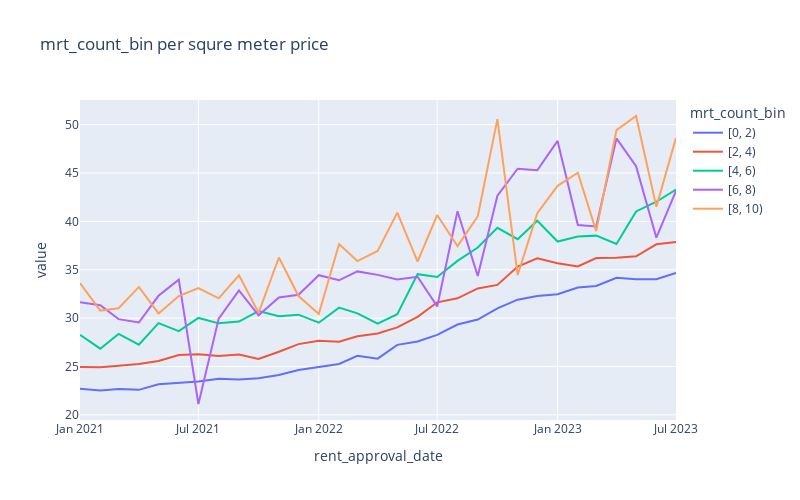

Notebook source saved alongside this figure:
### Code cell
train_df_cleaned_final['mrt_count_bin'] = bin_values(train_df_cleaned_final['near_mrt_count'], step_size=2, right_bound=10, transformation_function=lambda x:  x)
plot_psqm_trend(train_df_cleaned_final, 'mrt_count_bin')

### Figure 1 — Plotly figure (JSON) as saved in the notebook; plotly's stock layout.template omitted (floating-point values rounded to 4 significant figures)
{"data": [{"hovertemplate": "mrt_count_bin=[0, 2)<br>rent_approval_date=%{x}<br>value=%{y}<extra></extra>", "legendgroup": "[0, 2)", "line": {"color": "#636efa", "dash": "solid"}, "marker": {"symbol": "circle"}, "mode": "lines", "name": "[0, 2)", "orientation": "v", "showlegend": true, "type": "scatter", "x": ["2021-01", "2021-02", "2021-03", "2021-04", "2021-05", "2021-06", "2021-07", "2021-08", "2021-09", "2021-10", "2021-11", "2021-12", "2022-01", "2022-02", "2022-03", "2022-04", "2022-05", "2022-06", "2022-07", "2022-08", "2022-09", "2022-10", "2022-11", "2022-12", "2023-01", "2023-02", "2023-03", "2023-04", "2023-05", "2023-06", "2023-07"], "xaxis": "x", "y": [22.69, 22.52, 22.67, 22.58, 23.16, 23.32, 23.45, 23.74, 23.65, 23.78, 24.13, 24.64, 24.98, 25.26, 26.11, 25.81, 27.24, 27.58, 28.26, 29.34, 29.85, 31.0, 31.9, 32.28, 32.47, 33.16, 33.32, 34.18, 34.02, 34.01, 34.67], "yaxis": "y"}, {"hovertemplate": "mrt_count_bin=[2, 4)<br>rent_approval_date=%{x}<br>value=%{y}<extra></extra>", "legendgroup": "[2, 4)", "line": {"color": "#EF553B", "dash": "solid"}, "marker": {"symbol": "circle"}, "mode": "lines", "name": "[2, 4)", "orientation": "v", "showlegend": true, "type": "scatter", "x": ["2021-01", "2021-02", "2021-03", "2021-04", "2021-05", "2021-06", "2021-07", "2021-08", "2021-09", "2021-10", "2021-11", "2021-12", "2022-01", "2022-02", "2022-03", "2022-04", "2022-05", "2022-06", "2022-07", "2022-08", "2022-09", "2022-10", "2022-11", "2022-12", "2023-01", "2023-02", "2023-03", "2023-04", "2023-05", "2023-06", "2023-07"], "xaxis": "x", "y": [24.94, 24.93, 25.08, 25.26, 25.56, 26.17, 26.27, 26.08, 26.24, 25.78, 26.53, 27.31, 27.65, 27.56, 28.13, 28.42, 29.04, 30.12, 31.63, 32.05, 33.07, 33.43, 35.32, 36.17, 35.67, 35.34, 36.21, 36.24, 36.39, 37.63, 37.86], "yaxis": "y"}, {"hovertemplate": "mrt_count_bin=[4, 6)<br>rent_approval_date=%{x}<br>value=%{y}<extra></extra>", "legendgroup": "[4, 6)", "line": {"color": "#00cc96", "dash": "solid"}, "marker": {"symbol": "circle"}, "mode": "lines", "name": "[4, 6)", "orientation": "v", "showlegend": true, "type": "scatter", "x": ["2021-01", "2021-02", "2021-03", "2021-04", "2021-05", "2021-06", "2021-07", "2021-08", "2021-09", "2021-10", "2021-11", "2021-12", "2022-01", "2022-02", "2022-03", "2022-04", "2022-05", "2022-06", "2022-07", "2022-08", "2022-09", "2022-10", "2022-11", "2022-12", "2023-01", "2023-02", "2023-03", "2023-04", "2023-05", "2023-06", "2023-07"], "xaxis": "x", "y": [28.26, 26.84, 28.37, 27.25, 29.49, 28.65, 30.02, 29.46, 29.64, 30.73, 30.2, 30.35, 29.52, 31.08, 30.49, 29.43, 30.41, 34.54, 34.24, 35.92, 37.3, 39.34, 38.16, 40.07, 37.91, 38.43, 38.53, 37.66, 41.03, 42.03, 43.3], "yaxis": "y"}, {"hovertemplate": "mrt_count_bin=[6, 8)<br>rent_approval_date=%{x}<br>value=%{y}<extra></extra>", "legendgroup": "[6, 8)", "line": {"color": "#ab63fa", "dash": "solid"}, "marker": {"symbol": "circle"}, "mode": "lines", "name": "[6, 8)", "orientation": "v", "showlegend": true, "type": "scatter", "x": ["2021-01", "2021-02", "2021-03", "2021-04", "2021-05", "2021-06", "2021-07", "2021-08", "2021-09", "2021-10", "2021-11", "2021-12", "2022-01", "2022-02", "2022-03", "2022-04", "2022-05", "2022-06", "2022-07", "2022-08", "2022-09", "2022-10", "2022-11", "2022-12", "2023-01", "2023-02", "2023-03", "2023-04", "2023-05", "2023-06", "2023-07"], "xaxis": "x", "y": [31.64, 31.32, 29.89, 29.54, 32.3, 33.97, 21.12, 29.95, 32.86, 30.29, 32.13, 32.41, 34.44, 33.91, 34.83, 34.47, 34.0, 34.28, 31.21, 41.05, 34.36, 42.66, 45.45, 45.29, 48.32, 39.61, 39.48, 48.58, 45.7, 38.32, 43.14], "yaxis": "y"}, {"hovertemplate": "mrt_count_bin=[8, 10)<br>rent_approval_date=%{x}<br>value=%{y}<extra></extra>", "legendgroup": "[8, 10)", "line": {"color": "#FFA15A", "dash": "solid"}, "marker": {"symbol": "circle"}, "mode": "lines", "name": "[8, 10)", "orientation": "v", "showlegend": true, "type": "scatter", "x": ["2021-01", "2021-02", "2021-03", "2021-04", "2021-05", "2021-06", "2021-07", "2021-08", "2021-09", "2021-10", "2021-11", "2021-12", "2022-01", "2022-02", "2022-03", "2022-04", "2022-05", "2022-06", "2022-07", "2022-08", "2022-09", "2022-10", "2022-11", "2022-12", "2023-01", "2023-02", "2023-03", "2023-04", "2023-05", "2023-06", "2023-07"], "xaxis": "x", "y": [33.62, 30.77, 31.02, 33.22, 30.48, 32.27, 33.1, 32.05, 34.42, 30.55, 36.27, 32.28, 30.42, 37.66, 35.9, 36.94, 40.9, 35.84, 40.66, 37.44, 40.53, 50.57, 34.45, 40.85, 43.67, 45.03, 38.99, 49.43, 50.89, 41.5, 48.64], "yaxis": "y"}], "layout": {"height": 500, "legend": {"title": {"text": "mrt_count_bin"}, "tracegroupgap": 0}, "title": {"text": "mrt_count_bin per squre meter price"}, "width": 800, "xaxis": {"anchor": "y", "domain": [0, 1], "title": {"text": "rent_approval_date"}}, "yaxis": {"anchor": "x", "domain": [0, 1], "title": {"text": "value"}}}}
